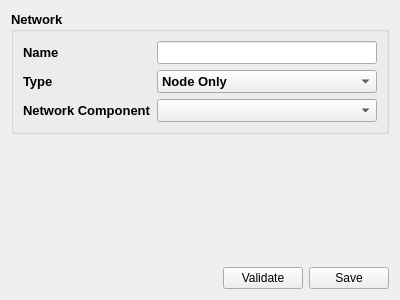
<?xml version="1.0" encoding="UTF-8"?>
<ui version="4.0">
 <class>Form</class>
 <widget class="QWidget" name="Form">
  <property name="geometry">
   <rect>
    <x>0</x>
    <y>0</y>
    <width>400</width>
    <height>300</height>
   </rect>
  </property>
  <property name="windowTitle">
   <string>Form</string>
  </property>
  <layout class="QVBoxLayout" name="verticalLayout">
   <item>
    <widget class="QGroupBox" name="mainGroupBox">
     <property name="font">
      <font>
       <family>Arial</family>
       <pointsize>10</pointsize>
       <weight>75</weight>
       <bold>true</bold>
       <underline>false</underline>
      </font>
     </property>
     <property name="styleSheet">
      <string notr="true"/>
     </property>
     <property name="title">
      <string>Network</string>
     </property>
     <layout class="QHBoxLayout" name="horizontalLayout_2">
      <item>
       <layout class="QGridLayout" name="propertyLayout">
        <item row="1" column="1">
         <widget class="QComboBox" name="typeCombo">
          <item>
           <property name="text">
            <string>Node Only</string>
           </property>
          </item>
          <item>
           <property name="text">
            <string>Segment Only</string>
           </property>
          </item>
          <item>
           <property name="text">
            <string>Pressure Network</string>
           </property>
          </item>
          <item>
           <property name="text">
            <string>Hierarchical Network</string>
           </property>
          </item>
          <item>
           <property name="text">
            <string>Conduit Network</string>
           </property>
          </item>
          <item>
           <property name="text">
            <string>Data Network</string>
           </property>
          </item>
         </widget>
        </item>
        <item row="0" column="1">
         <widget class="QLineEdit" name="nameEdit"/>
        </item>
        <item row="2" column="0">
         <widget class="QLabel" name="endNodeColumnLabel">
          <property name="font">
           <font>
            <family>Arial</family>
            <pointsize>10</pointsize>
            <weight>75</weight>
            <bold>true</bold>
           </font>
          </property>
          <property name="text">
           <string>Network Component</string>
          </property>
         </widget>
        </item>
        <item row="2" column="1">
         <widget class="QComboBox" name="componentCombo">
          <property name="font">
           <font>
            <family>Arial</family>
            <pointsize>10</pointsize>
            <weight>75</weight>
            <bold>true</bold>
           </font>
          </property>
          <property name="whatsThis">
           <string extracomment="List of columns from the table referenced above, excluding the Start Node Column"/>
          </property>
         </widget>
        </item>
        <item row="0" column="0">
         <widget class="QLabel" name="nameLabel">
          <property name="font">
           <font>
            <family>Arial</family>
            <pointsize>10</pointsize>
            <weight>75</weight>
            <bold>true</bold>
           </font>
          </property>
          <property name="text">
           <string>Name</string>
          </property>
         </widget>
        </item>
        <item row="1" column="0">
         <widget class="QLabel" name="typeLabel">
          <property name="font">
           <font>
            <family>Arial</family>
            <pointsize>10</pointsize>
            <weight>75</weight>
            <bold>true</bold>
           </font>
          </property>
          <property name="text">
           <string>Type</string>
          </property>
         </widget>
        </item>
       </layout>
      </item>
     </layout>
    </widget>
   </item>
   <item>
    <spacer name="verticalSpacer">
     <property name="orientation">
      <enum>Qt::Vertical</enum>
     </property>
     <property name="sizeHint" stdset="0">
      <size>
       <width>20</width>
       <height>42</height>
      </size>
     </property>
    </spacer>
   </item>
   <item>
    <layout class="QHBoxLayout" name="buttonLayout">
     <item>
      <spacer name="buttonSpacer">
       <property name="orientation">
        <enum>Qt::Horizontal</enum>
       </property>
       <property name="sizeHint" stdset="0">
        <size>
         <width>40</width>
         <height>20</height>
        </size>
       </property>
      </spacer>
     </item>
     <item>
      <widget class="QPushButton" name="validateButton">
       <property name="statusTip">
        <string extracomment="Run a count based on join.  If record count on both tables are not null AND the join count is zero, prompt for error, but accept yes.  If join count is more than sum of records in both tables, we have a potential Cartesian Product.  Prompt the user to reconsider as this may impact performance."/>
       </property>
       <property name="text">
        <string>Validate</string>
       </property>
      </widget>
     </item>
     <item>
      <widget class="QPushButton" name="saveButton">
       <property name="statusTip">
        <string extracomment="This button must be greyed out until validation is passed."/>
       </property>
       <property name="text">
        <string>Save</string>
       </property>
      </widget>
     </item>
    </layout>
   </item>
  </layout>
 </widget>
 <resources/>
 <connections/>
</ui>
